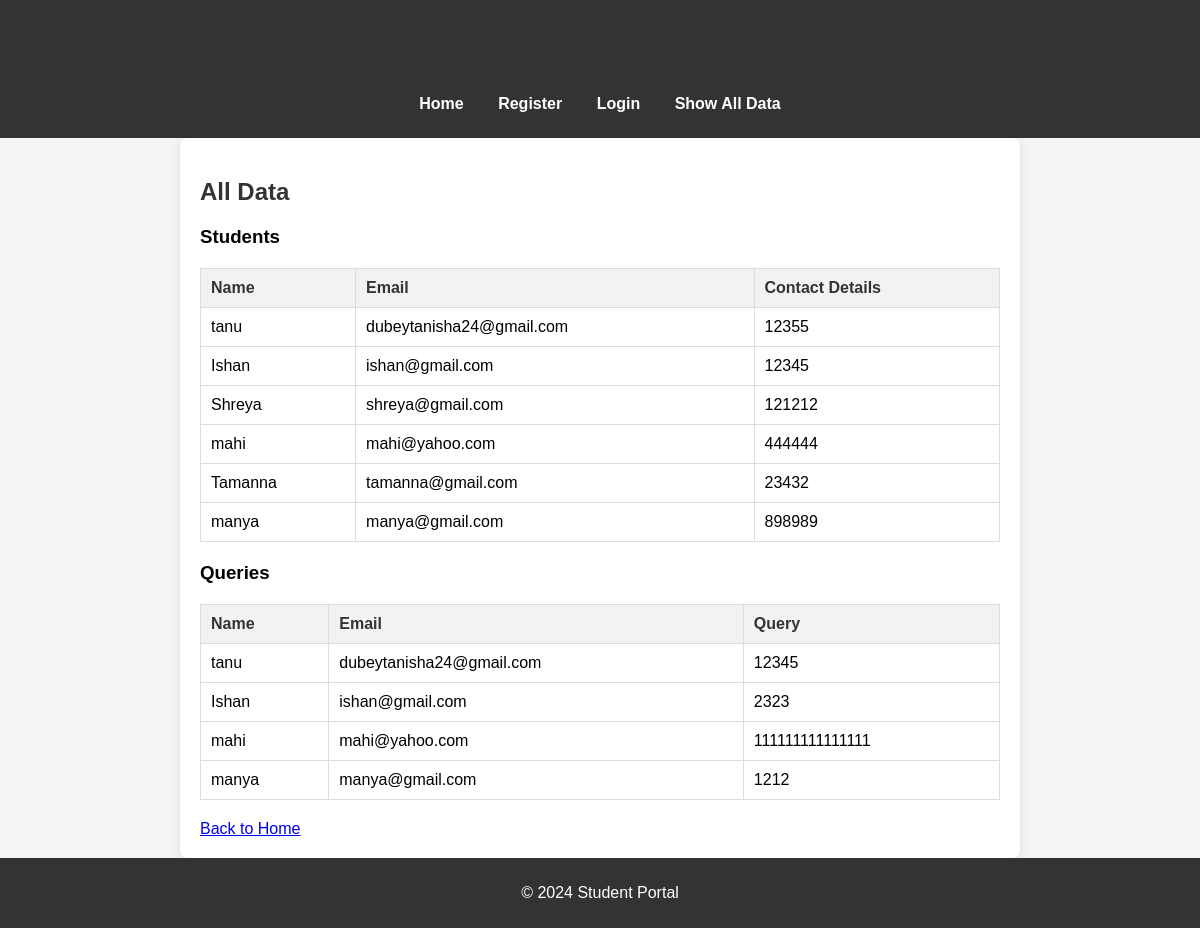
Page /all_data/ on the committed database.
### main_app/models.py (models this page shows)
class Student(models.Model):
    stu_name=models.CharField(max_length=150)
    stu_email=models.EmailField()
    stu_contact=models.IntegerField()
    stu_password=models.CharField(max_length=25)

class Query(models.Model):
    stu_name=models.CharField(max_length=50)
    stu_email=models.EmailField()
    stu_query=models.TextField(max_length=50)

### main_app/views.py (the view)
# urls.py: path('all_data/', views.all_data, name='all_data'),  # New path for all data
def all_data(request):
    students = Student.objects.all()
    queries = Query.objects.all()
    return render(request, 'all_data.html', {'students': students, 'queries': queries})

### main_app/templates/all_data.html (shortened to what this page needs)
{% extends 'base.html' %}
{% load static %}
{% block content %}
<h2>All Data</h2>
<h3>Students</h3>
<table>
    <tr>
        <th>Name</th>
        <th>Email</th>
        <th>Contact Details</th>
    </tr>
    {% for student in students %}
    <tr>
        <td>{{ student.stu_name }}</td>
        <td>{{ student.stu_email }}</td>
        <td>{{ student.stu_contact }}</td>
    </tr>
    {% empty %}
    <tr>
        <td colspan="3">No students found.</td>
    </tr>
    {% endfor %}
</table>
<h3>Queries</h3>
<table>
    <tr>
        <th>Name</th>
        <th>Email</th>
        <th>Query</th>
    </tr>
    {% for query in queries %}
    <tr>
        <td>{{ query.stu_name }}</td>
        <td>{{ query.stu_email }}</td>
        <td>{{ query.stu_query }}</td>
    </tr>
    {% empty %}
    <tr>
        <td colspan="3">No queries found.</td>
    </tr>
    {% endfor %}
</table>
<a href="{% url 'home' %}">Back to Home</a>
{% endblock %}

### main_app/templates/base.html (shortened to what this page needs)
<!DOCTYPE html>
<html lang="en">
<head>
 {% load static %}
    <link rel="stylesheet" href="{% static 'css/style.css' %}">
</head>
<body>
    <header>
        <h1>Student Portal</h1>
        <nav>
            <a href="{% url 'home' %}">Home</a>
            <a href="{% url 'register' %}">Register</a>
            <a href="{% url 'login' %}">Login</a>
            <a href="{% url 'all_data' %}">Show All Data</a>
        </nav>
    </header>
    <main>
        {% block content %}
        {% endblock %}
    </main>
    <footer>
        <p>&copy; 2024 Student Portal</p>
    </footer>
</body>
</html>

### static/css/style.css (style rules this page uses)
body { font-family: Arial, sans-serif; margin: 0; padding: 0; background-color: #f4f4f4; }
header { background-color: #333; color: #fff; padding: 15px 0; text-align: center; }
nav { margin: 10px 0; }
nav a { margin: 0 15px; text-decoration: none; color: #fff; font-weight: bold; }
h1, h2 { color: #333; }
main { padding: 20px; max-width: 800px; margin: auto; background: white; box-shadow: 0 2px 10px rgba(0, 0, 0, 0.1); border-radius: 8px; }
h2 { margin-bottom: 20px; }
table { width: 100%; border-collapse: collapse; margin: 20px 0; }
th, td { border: 1px solid #ddd; padding: 10px; text-align: left; }
th { background-color: #f2f2f2; color: #333; }
footer { text-align: center; padding: 10px 0; background-color: #333; color: white; position: relative; bottom: 0; width: 100%; }

### rows in the picture
Student: stu_name "tanu", stu_email "dubeytanisha24@gmail.com", stu_contact "12355"
Student: stu_name "Ishan", stu_email "ishan@gmail.com", stu_contact "12345"
Student: stu_name "Shreya", stu_email "shreya@gmail.com", stu_contact "121212"
Student: stu_name "mahi", stu_email "mahi@yahoo.com", stu_contact "444444"
Student: stu_name "Tamanna", stu_email "tamanna@gmail.com", stu_contact "23432"
Student: stu_name "manya", stu_email "manya@gmail.com", stu_contact "898989"
Query: stu_name "tanu", stu_email "dubeytanisha24@gmail.com", stu_query "12345"
Query: stu_name "Ishan", stu_email "ishan@gmail.com", stu_query "2323"
Query: stu_name "mahi", stu_email "mahi@yahoo.com", stu_query "111111111111111"
Query: stu_name "manya", stu_email "manya@gmail.com", stu_query "1212"
